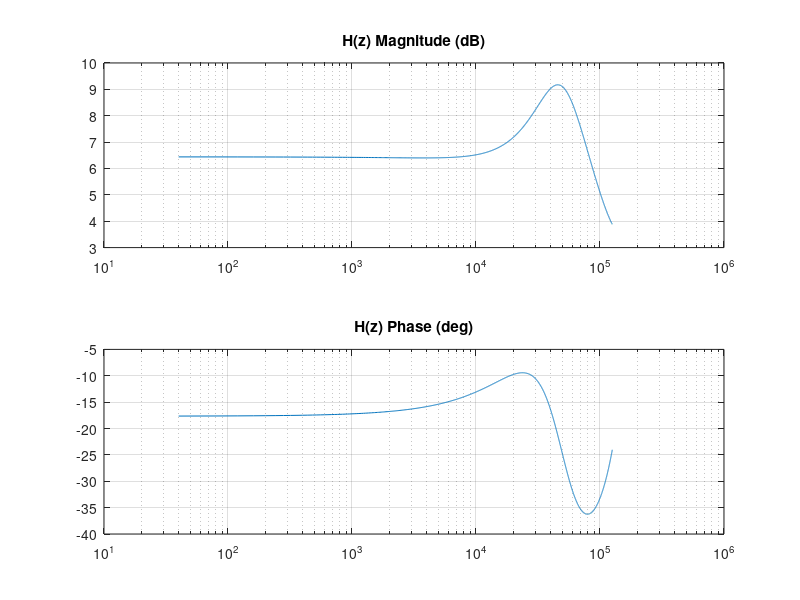

This figure's MATLAB source:

Samplfreq = 40000;
% Plots the frequency response of H(z)using parametric evaluation
T=1/Samplfreq;
% sample interval
omega=0:0.001:pi;
% wT goes from 0 to pi
w=omega./T;                         
% radian frequency (x-axis)
z=exp(1j.*omega);                    
% z goes along the unit circle
g=(2.*z)/(z-1)+(((z.^2)-0.25)./((z.^2)-(0.5.*z)+(0.25)));      
% This is the function H(z)
subplot(2,1,1);
semilogx(w,20*log10(abs(g)));       
%Mag in dB
grid;
title('H(z) Magnitude (dB)');
subplot(2,1,2);
semilogx(w,angle(g).*180./pi);      
% Phase in degrees
grid;
title ('H(z) Phase (deg)');